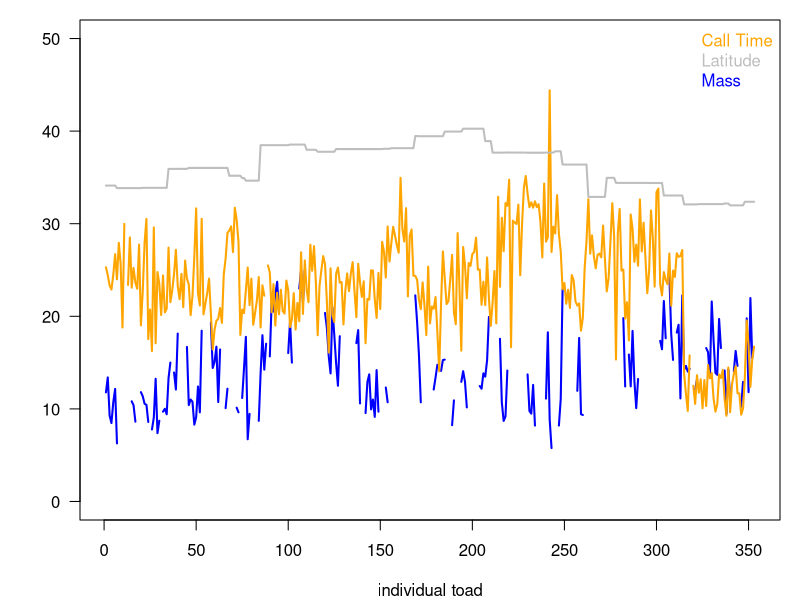
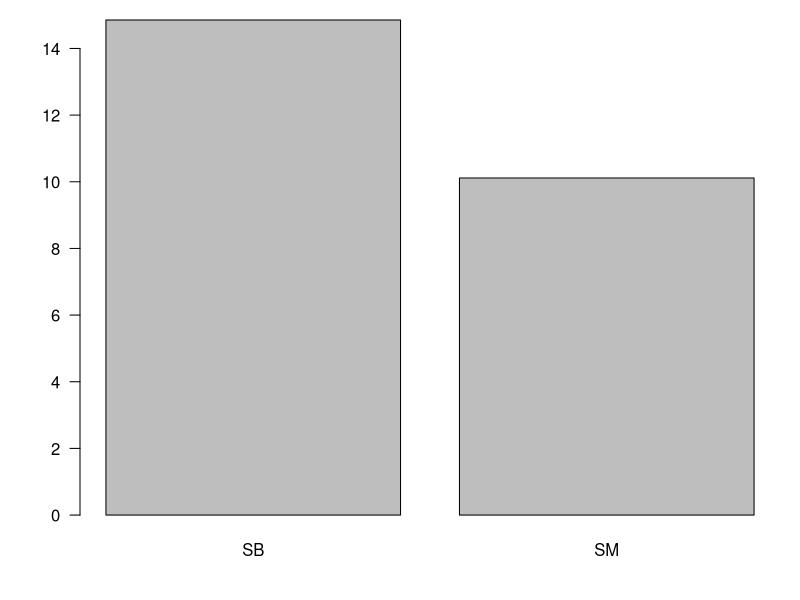
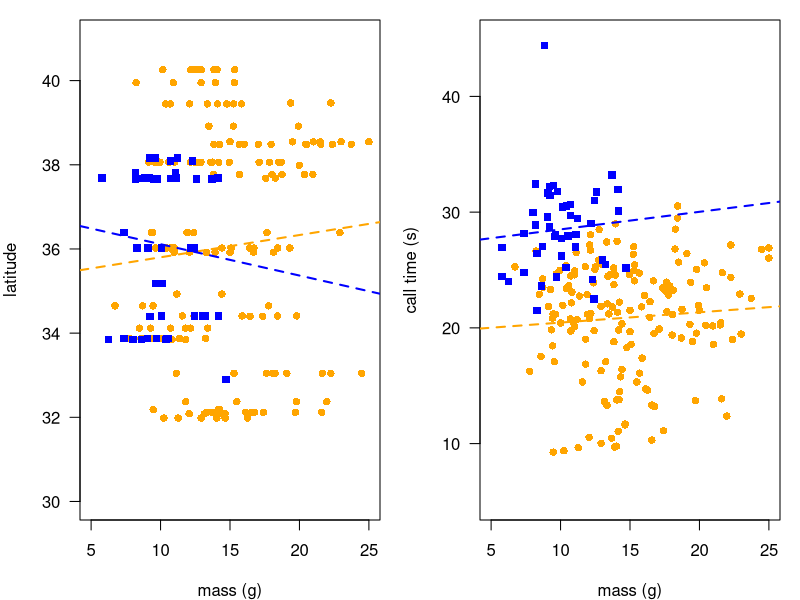
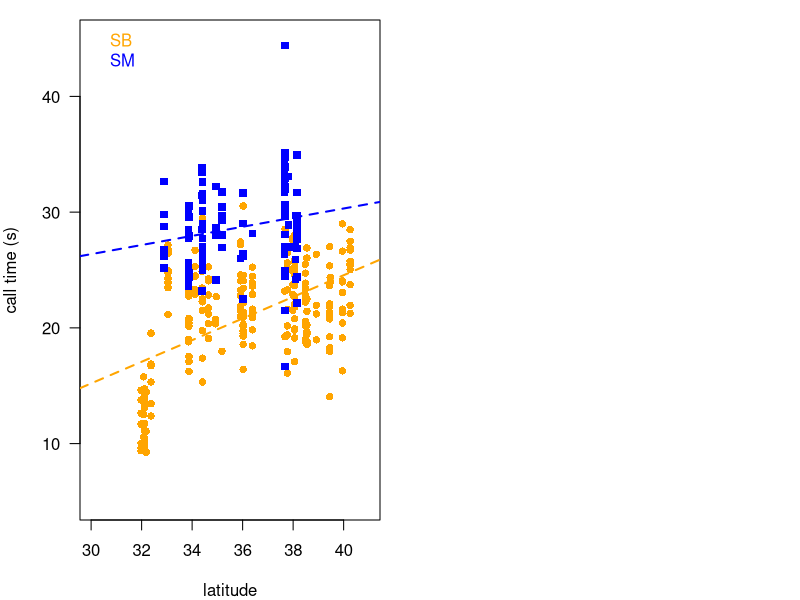

The R source for these figures, in order:
setwd('C:\\Users\\sians\\OneDrive\\Desktop\\Evolution\\Tasks\\Project\\data')
toadcalldata <- read.csv('ss2.csv')

head(toadcalldata)




par(mar=c(4,4,1,1), las=1)
plot(1:nrow(toadcalldata), toadcalldata[,2], type="l", col="blue", lwd=2, ylim=c(0,50), xlab="individual toad", ylab="")
lines(1:nrow(toadcalldata), toadcalldata[,3], col="orange", lwd=2)
lines(1:nrow(toadcalldata), toadcalldata[,4], col="gray", lwd=2)
legend("topright", legend=c("Call Time", "Latitude", "Mass"), text.col=c("orange", "gray", "blue"), bty="n")


avgMass <- tapply(toadcalldata[,2], toadcalldata[,1], mean, na.rm=T)
barplot(avgMass)

isSB <- which(toadcalldata[,1] == "SB")
isSM <- which(toadcalldata[,1] == "SM")

par(mfrow=c(1,2), mar=c(4,4,1,1))
plot(toadcalldata[isSB,2], toadcalldata[isSB,4], xlab="mass (g)", ylab="latitude", pch=16, col='orange', xlim=c(5, 25), ylim=c(30, 41))
abline(lm(toadcalldata[isSB,4]~toadcalldata[isSB,2]), col='orange', lwd=2, lty=2)
points(toadcalldata[isSM,2], toadcalldata[isSM,4], pch=15, col='blue')
abline(lm(toadcalldata[isSM,4]~toadcalldata[isSM,2]), col='blue', lwd=2, lty=2)

plot(toadcalldata[isSB,2], toadcalldata[isSB,3], xlab="mass (g)", ylab="call time (s)", pch=16, col='orange', xlim=c(5, 25), ylim=c(5, 45))
abline(lm(toadcalldata[isSB,3]~toadcalldata[isSB,2]), col='orange', lwd=2, lty=2)
points(toadcalldata[isSM,2], toadcalldata[isSM,3], pch=15, col='blue')
abline(lm(toadcalldata[isSM,3]~toadcalldata[isSM,2]), col='blue', lwd=2, lty=2)

plot(toadcalldata[isSB,4], toadcalldata[isSB,3], xlab="latitude", ylab="call time (s)", pch=16, col='orange', xlim=c(30, 41), ylim=c(5, 45))
abline(lm(toadcalldata[isSB,3]~toadcalldata[isSB,4]), col='orange', lwd=2, lty=2)
points(toadcalldata[isSM,4], toadcalldata[isSM,3], pch=15, col='blue')
abline(lm(toadcalldata[isSM,3]~toadcalldata[isSM,4]), col='blue', lwd=2, lty=2)
legend("topleft", legend=c("SB","SM"), text.col=c("orange","blue"), bty="n")




